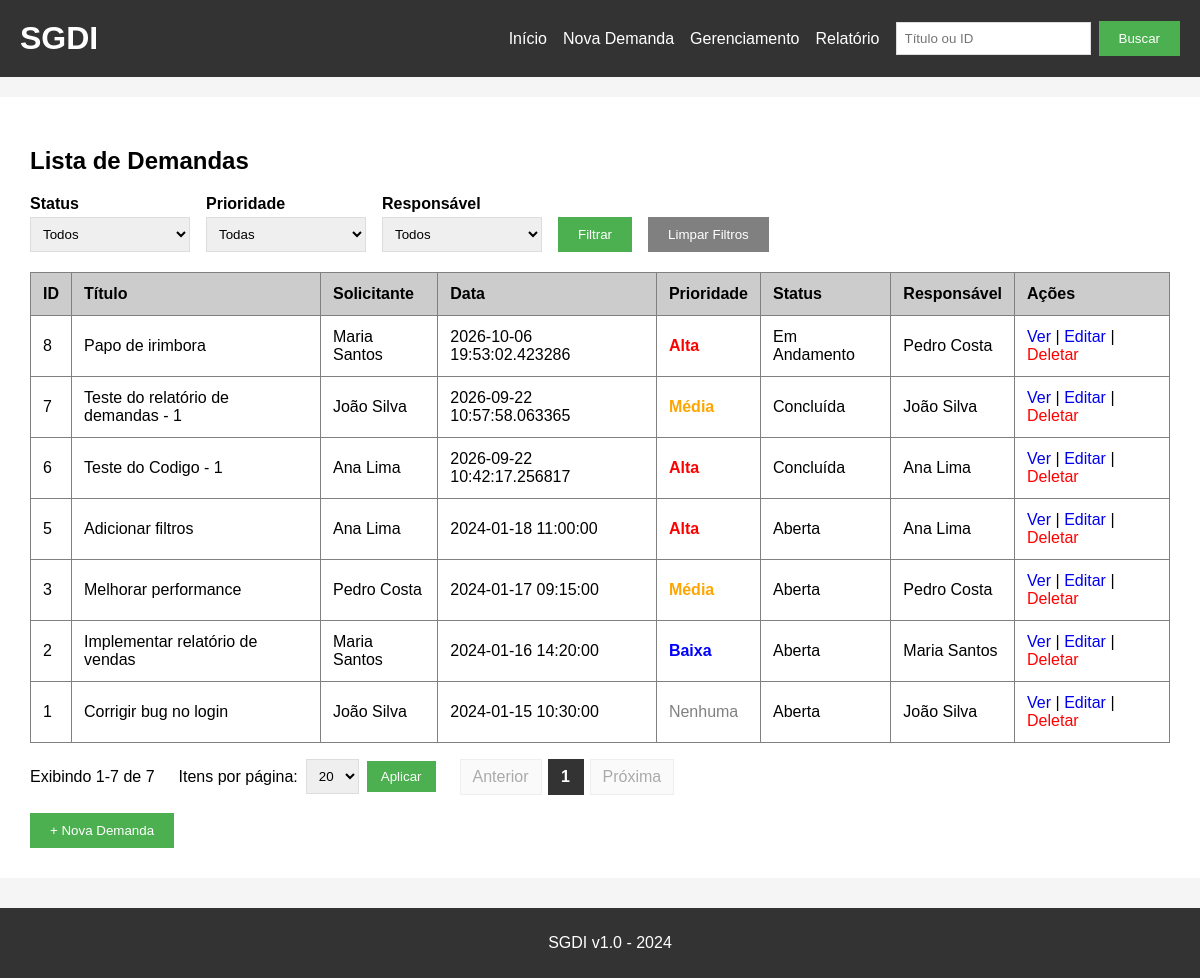
The app's page /buscar with its own data.
### tables this page shows
CREATE TABLE demandas (
    id INTEGER,
    titulo TEXT,
    descricao TEXT,
    solicitante TEXT,
    data_criacao TEXT,
    priority INTEGER DEFAULT 0
, usuario_id INTEGER, status TEXT DEFAULT 'aberta', responsible_id INTEGER, data_conclusao TEXT);

CREATE TABLE usuarios (
            id INTEGER PRIMARY KEY AUTOINCREMENT,
            nome TEXT,
            email TEXT,
            senha TEXT
        );

### app.py (the view)
@app.route('/buscar')
def buscar():
    return render_listagem(ler_filtros_da_requisicao())

### app.py (called while the page is built, shortened)
def get_db():
    caminho = app.config.get('DATABASE', 'demandas.db')
    conn = sqlite3.connect(caminho)
    conn.row_factory = sqlite3.Row
    preparar_banco(conn)
    return conn

def obter_parametros_paginacao():
    try:
        pagina = int(request.args.get('page', 1))
    except (TypeError, ValueError):
        pagina = 1
    if pagina < 1:
        pagina = 1
    try:
        limite = int(request.args.get('limit', LIMITE_PADRAO))
    except (TypeError, ValueError):
        limite = LIMITE_PADRAO
    if limite not in LIMITES_PERMITIDOS:
        limite = LIMITE_PADRAO
    return pagina, limite

def janela_de_paginas(pagina_atual, total_paginas, tamanho=5):
    if total_paginas <= 0:
        return []
    if total_paginas <= tamanho:
        return list(range(1, total_paginas + 1))
    metade = tamanho // 2
    inicio = max(1, pagina_atual - metade)
    fim = min(total_paginas, inicio + tamanho - 1)
    inicio = max(1, fim - tamanho + 1)
    return list(range(inicio, fim + 1))

def normalizar_termo_busca(termo):
    if termo is None:
        return None
    texto = ''.join(caractere for caractere in str(termo) if caractere.isprintable())
    texto = texto.strip()
    if not texto:
        return None
    return texto[:100]

def ler_status():
    status = request.args.get('status', '').strip()
    if status in STATUS_PERMITIDOS:
        return status
    return None

def ler_priority():
    bruto = request.args.get('priority', '').strip()
    if bruto == '':
        return None

def ler_responsible_id():
    bruto = request.args.get('responsibleId', '').strip()
    if not bruto:
        return None

def ler_filtros_da_requisicao():
    usuario_id = request.args.get('usuario_id', '').strip() or None
    termo = normalizar_termo_busca(request.args.get('q', ''))
    return {
        'usuario_id': usuario_id,
        'termo': termo,
        'status': ler_status(),
        'priority': ler_priority(),
        'responsible_id': ler_responsible_id(),
    }

def listar_usuarios(conn):
    return conn.execute(
        '''
        SELECT id, nome, email
        FROM usuarios
        ORDER BY nome
        '''
    ).fetchall()

### templates/index.html (shortened to what this page needs)
{% extends "base.html" %}
{% block content %}
<h2>Lista de Demandas</h2>
<form class="filtros" method="GET" action="/">
    <div>
        <label for="status">Status</label>
        <select name="status" id="status">
            <option value="">Todos</option>
        </select>
    </div>
    <div>
        <label for="priority">Prioridade</label>
        <select name="priority" id="priority">
            <option value="">Todas</option>
        </select>
    </div>
    <div>
        <label for="responsibleId">Responsável</label>
        <select name="responsibleId" id="responsibleId">
            <option value="">Todos</option>
        </select>
    </div>
    <button type="submit">
        Filtrar
    </button>
    <a href="/">
        <button type="button">
            Limpar Filtros
        </button>
    </a>
</form>
<table id="tabela-demandas" border="1" cellpadding="10" cellspacing="0" width="100%">
    <thead>
        <tr bgcolor="#cccccc">
            <th>ID</th>
            <th>Título</th>
            <th>Solicitante</th>
            <th>Data</th>
            <th>Prioridade</th>
            <th>Status</th>
            <th>Responsável</th>
            <th>Ações</th>
        </tr>
    </thead>
    <tbody>
        {% for demanda in demandas %}
        <tr>
            <td>
                {{ demanda[0] }}
            </td>
            <td>
                {{ demanda[1] }}
            </td>
            <td>
                {{ demanda[3] }}
            </td>
            <td>
                {{ demanda[4] }}
            </td>
            <td>
                {% if demanda[5] == 3 %}
                    <span style="color: red; font-weight: bold;">
                        Alta
                    </span>
                {% elif demanda[5] == 2 %}
                    <span style="color: orange; font-weight: bold;">
                        Média
                    </span>
                {% elif demanda[5] == 1 %}
                    <span style="color: blue; font-weight: bold;">
                        Baixa
                    </span>
                {% else %}
                    <span style="color: gray;">
                        Nenhuma
                    </span>
                {% endif %}
            </td>
            <td>
                {{ status_rotulos.get(demanda['status'], demanda['status'] or '') }}
            </td>
            <td>
                {{ demanda['responsavel_nome'] or '' }}
            </td>
            <td>
                <a href="/detalhes/{{ demanda[0] }}">
                    Ver
                </a>
                |
                <a href="/editar/{{ demanda[0] }}">
                    Editar
                </a>
                |
                <a
                    href="/deletar/{{ demanda[0] }}"
                    style="color: red;"
                    onclick="return confirm('Tem certeza que deseja deletar esta demanda?');"
                >
                    Deletar
                </a>
            </td>
        </tr>
        {% endfor %}
    </tbody>
</table>
<div class="paginacao">
    <p class="paginacao-info" id="paginacao-info">
        {% if total_items == 0 %}
            Exibindo 0 de 0
        {% else %}
            Exibindo {{ inicio }}-{{ fim }} de {{ total_items }}
        {% endif %}
    </p>
    <form class="paginacao-tamanho" method="GET" action="{{ request.path }}">
        <label for="limit">
            Itens por página:
        </label>
        <select name="limit" id="limit">
            {% for opcao in [10, 20, 50] %}
                <option
                    value="{{ opcao }}"
                    {% if limit == opcao %}selected{% endif %}
                >
                    {{ opcao }}
                </option>
            {% endfor %}
        </select>
        <button type="submit">
            Aplicar
        </button>
    </form>
    <nav class="paginacao-controles" id="paginacao-controles" aria-label="Paginação de demandas">
        {% if current_page > 1 and total_pages > 0 %}
            <a href="{{ link_pagina(current_page - 1) }}">
                Anterior
            </a>
        {% else %}
            <span class="desabilitado">
                Anterior
            </span>
        {% endif %}
        {% for numero in paginas %}
            {% if numero == current_page %}
                <span class="ativa" aria-current="page">
                    {{ numero }}
                </span>
            {% else %}
                <a href="{{ link_pagina(numero) }}">
                    {{ numero }}
                </a>
            {% endif %}
        {% endfor %}
        {% if current_page < total_pages %}
            <a href="{{ link_pagina(current_page + 1) }}">
                Próxima
            </a>
        {% else %}
            <span class="desabilitado">
                Próxima
            </span>
        {% endif %}
    </nav>
</div>
<br>
<a href="/nova_demanda">
    <button>+ Nova Demanda</button>
</a>
{% endblock %}

### static/style.css (style rules this page uses)
body { font-family: Arial, sans-serif; background-color: #f5f5f5; padding: 0 0 80px; margin: 0; }
button { background-color: #4CAF50; color: white; padding: 10px 20px; border: none; cursor: pointer; }
button[type="button"] { background-color: #808080; }
table { border-collapse: collapse; }
th { text-align: left; padding: 12px; }
td { padding: 12px; }
table a { text-decoration: none; }
form div { margin-bottom: 10px; }
.filtros { display: flex; flex-wrap: wrap; align-items: flex-end; gap: 12px 16px; margin-bottom: 20px; }
.filtros div { margin-bottom: 0; }
.filtros label { display: block; font-weight: bold; margin-bottom: 4px; }
.filtros select { padding: 8px; border: 1px solid #ddd; min-width: 160px; }
.paginacao { margin-top: 16px; display: flex; flex-wrap: wrap; align-items: center; gap: 12px 24px; }
.paginacao-info { margin: 0; }
.paginacao-tamanho { display: flex; align-items: center; gap: 8px; }
.paginacao-tamanho select { padding: 8px; border: 1px solid #ddd; }
.paginacao-tamanho button { padding: 8px 14px; }
.paginacao-controles { display: flex; align-items: center; gap: 6px; }
.paginacao-controles a, .paginacao-controles span { display: inline-block; min-width: 36px; padding: 8px 12px; text-align: center; border: 1px solid #ccc; background: #fff; color: #333; text-decoration: none; box-sizing: border-box; }
.paginacao-controles span.ativa { background: #333; color: #fff; border-color: #333; font-weight: bold; }
.paginacao-controles span.desabilitado { color: #aaa; background: #fafafa; border-color: #eee; }

### templates/base.html (style rules this page uses)
body { margin: 0; }

### records on screen
demandas: id "8", titulo "Papo de irimbora", nome "Maria Santos", data_criacao "2026-10-06 19:53:02.423286", priority "Alta", get "Em Andamento", nome "Pedro Costa"
demandas: id "7", titulo "Teste do relatório de demandas - 1", nome "João Silva", data_criacao "2026-09-22 10:57:58.063365", priority "Média", get "Concluída"
demandas: id "6", titulo "Teste do Codigo - 1", nome "Ana Lima", data_criacao "2026-09-22 10:42:17.256817", priority "Alta", get "Concluída"
demandas: id "5", titulo "Adicionar filtros", nome "Ana Lima", data_criacao "2024-01-18 11:00:00", priority "Alta", get "Aberta"
demandas: id "3", titulo "Melhorar performance", nome "Pedro Costa", data_criacao "2024-01-17 09:15:00", priority "Média", get "Aberta"
demandas: id "2", titulo "Implementar relatório de vendas", nome "Maria Santos", data_criacao "2024-01-16 14:20:00", priority "Baixa", get "Aberta"
demandas: id "1", titulo "Corrigir bug no login", nome "João Silva", data_criacao "2024-01-15 10:30:00", priority "Nenhuma", get "Aberta"

### other values on screen
{{ inicio }} "1"
{{ fim }} "7"
{{ total_items }} "7"
{{ numero }} "1"
form field limit "20"
